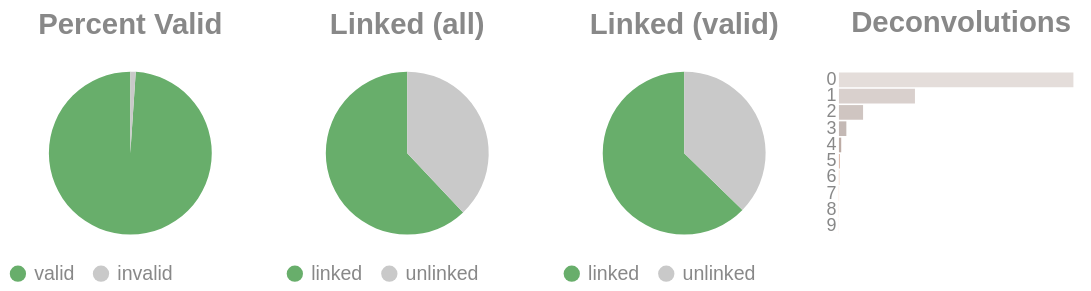

The notebook cell this image was saved under:
### Code cell
if SKIPLR:
    pass
else:
    clash = Counter()
    for i in valids['molecule'].to_list():
        _mol = i.split("-")
        if len(_mol) == 1:
            clash.update('0')
        else:
            clash.update(_mol[-1])

    _d = {"deconvolutions": [], 'count': []}
    for k,v in clash.items():
        _d['deconvolutions'].append(k)
        _d['count'].append(v)

    tot_valid = valids['reads'].sum()
    mask = valids['reads'] >= 2
    n_linked_reads = valids.filter(mask)['reads'].sum()
    if n_linked_reads == 0:
        print_html("No linked molecules (>=2 reads) were detected; skipping linked-only distributions.")
        SKIPLR = True
    else:
        perc_valid = round(tot_valid / n_reads, 4)
        linked_perc_abs = round(n_linked_reads / n_reads, 4)
        linked_perc = round(n_linked_reads / tot_valid, 4)

    _valid = pl.DataFrame({"valids": ['valid', 'invalid'], "count": [tot_valid, n_reads - tot_valid]})
    _linked_abs = pl.DataFrame({"linked (absolute)": ['linked', 'unlinked'], "count": [n_linked_reads, n_reads - n_linked_reads]})
    _linked_rel = pl.DataFrame({"linked (valids)": ['linked', 'unlinked'], "count": [n_linked_reads, tot_valid - n_linked_reads]})

    (
        alt.hconcat(
            piechart(_valid, goodval = 'valid', title = "Percent Valid"),
            piechart(_linked_abs, goodval = "linked", title =  "Linked (all)"),
            piechart(_linked_rel, goodval = "linked", title =  "Linked (valid)"),
            convolutionbar(pl.DataFrame(_d), title = "Deconvolutions"),
            center = True,
            bounds = 'flush'
        )
        .resolve_scale(color='independent')
        .resolve_legend('independent')
        .properties(usermeta={'embedOptions': {"actions": False}})
    ).display()

### Figure 1 — Vega-Lite specification as saved in the notebook (floating-point values rounded to 4 significant figures)
{"width": "container", "height": 400, "config": {"title": {"anchor": "start", "dy": -15, "fontSize": 18, "color": "#888888", "subtitleColor": "#888888", "subtitleFontSize": 14}, "arc": {"fill": "#0072B2"}, "axis": {"domainColor": "#888888", "domainWidth": 0.5, "gridWidth": 0.2, "grid": false, "titleFontWeight": 400, "titleFontSize": 15, "labelFontSize": 11, "labelColor": "#888888", "tickColor": "#888888", "tickWidth": 0.2, "titleColor": "#888888"}, "axisBand": {"grid": false}, "axisX": {"grid": true, "tickSize": 10, "domainCap": "round"}, "axisY": {"domain": false, "grid": true, "tickSize": 0, "domainCap": "round"}, "background": "transparent", "header": {"labelFontSize": 15, "labelColor": "#888888", "titleFontSize": 15, "titleFontWeight": 600, "titleColor": "#888888"}, "legend": {"labelFont": "sans-serif", "labelFontSize": 12, "labelColor": "#888888", "symbolSize": 100, "symbolType": "circle", "titleFontSize": 12, "titlePadding": 10, "titleColor": "#888888", "title": null}, "range": {"category": ["#E69F00", "#56B4E9", "#009E73", "#F0E442", "#0072B2", "#D55E00", "#CC79A7", "#000000"], "diverging": ["#cfe8f3", "#a2d4ec", "#73bfe2", "#46abdb", "#1696d2", "#12719e"]}, "area": {"fill": "#0072B2", "fillOpacity": 0.7, "line": true, "strokeOpacity": 0.7}, "line": {"color": "#0072B2", "stroke": "#0072B2", "strokeWidth": 2}, "trail": {"color": "#0072B2", "stroke": "#0072B2", "strokeWidth": 0, "size": 1}, "point": {"filled": true, "fillOpacity": 1.0, "size": 95}, "text": {"color": "#888888", "fontSize": 11, "align": "right", "fontWeight": 400, "size": 11}, "bar": {"fill": "#0072B2", "stroke": null}, "view": {"stroke": null, "continuousWidth": 660, "continuousHeight": 400}}, "hconcat": [{"data": {"name": "data-bfd37a36e6d6e3699d7ba986ad8a7868"}, "mark": {"type": "arc"}, "encoding": {"color": {"field": "valids", "legend": {"orient": "bottom", "title": null}, "scale": {"domain": ["valid", "invalid"], "range": ["#68ae6b", "#C9C9C9"]}, "title": "Valids", "type": "nominal"}, "theta": {"field": "count", "type": "quantitative"}, "tooltip": [{"field": "valids", "title": "Valids", "type": "ordinal"}, {"field": "percent", "format": ".2%", "title": "Percent", "type": "quantitative"}, {"field": "count", "title": "Count", "type": "quantitative"}]}, "height": 100, "title": {"text": "Percent Valid", "align": "center", "anchor": "middle"}, "transform": [{"calculate": "datum.count / 3045393", "as": "percent"}], "width": 150}, {"data": {"name": "data-3b575518fed2a18459fdb18e25077829"}, "mark": {"type": "arc"}, "encoding": {"color": {"field": "linked (absolute)", "legend": {"orient": "bottom", "title": null}, "scale": {"domain": ["linked", "unlinked"], "range": ["#68ae6b", "#C9C9C9"]}, "title": "Linked (Absolute)", "type": "nominal"}, "theta": {"field": "count", "type": "quantitative"}, "tooltip": [{"field": "linked (absolute)", "title": "Linked (Absolute)", "type": "ordinal"}, {"field": "percent", "format": ".2%", "title": "Percent", "type": "quantitative"}, {"field": "count", "title": "Count", "type": "quantitative"}]}, "height": 100, "title": {"text": "Linked (all)", "align": "center", "anchor": "middle"}, "transform": [{"calculate": "datum.count / 3045393", "as": "percent"}], "width": 150}, {"data": {"name": "data-05afaaaf3278eba32715b60e95c5bd95"}, "mark": {"type": "arc"}, "encoding": {"color": {"field": "linked (valids)", "legend": {"orient": "bottom", "title": null}, "scale": {"domain": ["linked", "unlinked"], "range": ["#68ae6b", "#C9C9C9"]}, "title": "Linked (Valids)", "type": "nominal"}, "theta": {"field": "count", "type": "quantitative"}, "tooltip": [{"field": "linked (valids)", "title": "Linked (Valids)", "type": "ordinal"}, {"field": "percent", "format": ".2%", "title": "Percent", "type": "quantitative"}, {"field": "count", "title": "Count", "type": "quantitative"}]}, "height": 100, "title": {"text": "Linked (valid)", "align": "center", "anchor": "middle"}, "transform": [{"calculate": "datum.count / 3013023", "as": "percent"}], "width": 150}, {"data": {"name": "data-34087366636ca8e584012754c298b689"}, "mark": {"type": "bar"}, "encoding": {"color": {"field": "deconvolutions", "legend": null, "scale": {"scheme": "lightgreyred"}, "type": "nominal"}, "tooltip": [{"field": "deconvolutions", "title": "Deconvolutions", "type": "ordinal"}, {"field": "percent", "format": ".2%", "title": "Percent", "type": "quantitative"}, {"field": "count", "title": "Count", "type": "quantitative"}], "x": {"axis": null, "field": "count", "type": "quantitative"}, "y": {"field": "deconvolutions", "sort": "ascending", "title": null, "type": "nominal"}}, "height": 100, "title": {"text": "Deconvolutions", "align": "center", "anchor": "middle"}, "transform": [{"calculate": "datum.count / 1696412", "as": "percent"}], "width": 150}], "bounds": "flush", "center": true, "resolve": {"legend": {"angle": "independent"}, "scale": {"color": "independent"}}, "usermeta": {"embedOptions": {"actions": false}}, "$schema": "https://vega.github.io/schema/vega-lite/v6.4.1.json", "datasets": {"data-bfd37a36e6d6e3699d7ba986ad8a7868": [{"valids": "valid", "count": 3013023}, {"valids": "invalid", "count": 32370}], "data-3b575518fed2a18459fdb18e25077829": [{"linked (absolute)": "linked", "count": 1888991}, {"linked (absolute)": "unlinked", "count": 1156402}], "data-05afaaaf3278eba32715b60e95c5bd95": [{"linked (valids)": "linked", "count": 1888991}, {"linked (valids)": "unlinked", "count": 1124032}], "data-34087366636ca8e584012754c298b689": [{"deconvolutions": "0", "count": 1151540}, {"deconvolutions": "1", "count": 373291}, {"deconvolutions": "2", "count": 118526}, {"deconvolutions": "3", "count": 36416}, {"deconvolutions": "4", "count": 11219}, {"deconvolutions": "5", "count": 3498}, {"deconvolutions": "6", "count": 1182}, {"deconvolutions": "7", "count": 434}, {"deconvolutions": "8", "count": 190}, {"deconvolutions": "9", "count": 116}]}}
